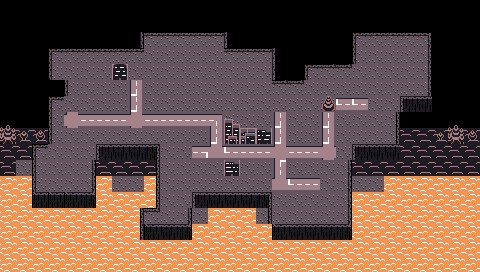

Rendered tile map (Tiled .tmx) drawn with the repository's tilesets; below, a short description and the map source with its tile grids summarised:
An orthogonal 30x17 tile map with 16x16 px tiles, 4 tile layers (ground, ground2, perimeter, objects), 1 hidden layer not drawn, 5 tilesets and 1 object.

<map version="1.10" tiledversion="1.10.0" orientation="orthogonal" renderorder="right-down" width="30" height="17" tilewidth="16" tileheight="16" infinite="0" nextlayerid="14" nextobjectid="18">
 <editorsettings>
  <export target="map.lua" format="lua" />
 </editorsettings>
 <tileset firstgid="1" name="env_collidables" tilewidth="16" tileheight="16" tilecount="510" columns="30">
  <image source="../sprite/environment_collidables.png" width="480" height="272" />
 </tileset>
 <tileset firstgid="511" name="env_tbone" tilewidth="16" tileheight="16" tilecount="16" columns="4">
  <grid orientation="orthogonal" width="8" height="8" />
  <image source="../sprite/tiles1.png" width="64" height="64" />
 </tileset>
 <tileset firstgid="527" name="env_tiles" tilewidth="16" tileheight="16" tilecount="510" columns="30">
  <image source="../sprite/env_tiles.png" width="480" height="272" />
 </tileset>
 <tileset firstgid="1037" name="cliff_non_col" tilewidth="16" tileheight="16" tilecount="510" columns="30">
  <image source="../sprite/cliff_non_collidable.png" width="480" height="272" />
 </tileset>
 <tileset firstgid="1547" name="grass" tilewidth="16" tileheight="16" tilecount="1" columns="1">
  <image source="../sprite/grass01.png" width="16" height="16" />
 </tileset>
 <layer id="2" name="ground" width="30" height="17">
  <data>[510 cells, 390 non-empty, 14 distinct tile ids]</data>
 </layer>
 <layer id="13" name="ground2" width="30" height="17">
  <data>[510 cells, 8 non-empty, 5 distinct tile ids]</data>
 </layer>
 <layer id="1" name="perimeter" width="30" height="17">
  <data>[510 cells, 82 non-empty, 16 distinct tile ids]</data>
 </layer>
 <layer id="12" name="objects" class="wall" width="30" height="17">
  <data>[510 cells, 7 non-empty, 7 distinct tile ids]</data>
 </layer>
 <layer id="9" name="col_per" class="wall" width="30" height="17" visible="0">
  <data>[510 cells, 85 non-empty, 1 distinct tile ids]</data>
 </layer>
 <objectgroup id="10" name="start" visible="0">
  <object id="17" x="103.5" y="72" />
 </objectgroup>
</map>
